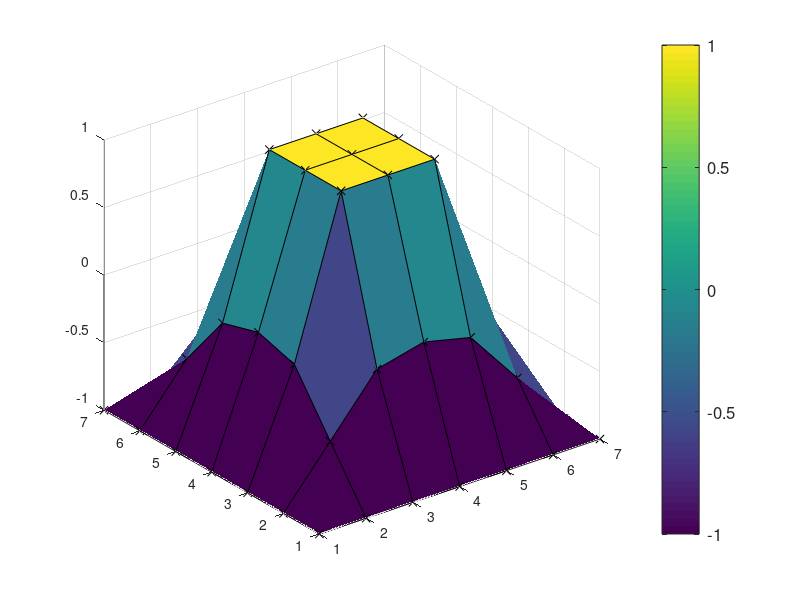

MATLAB code to generate this figure: (Note: this script raises an error after producing the figure.)
function [] = Coursework2()
clc;
close all;
format short;

a = 1;
b = 3;

N = 2;
V1 = Answer(a,b,N)
figure(1)
plot_surf(V1);
figure(2);
plot_quiver(V1);

N = 10;
V1 = Answer(a,b,N);
figure(3)
plot_surf(V1);
figure(4);
plot_quiver(V1)

function [V1] = Answer(a,b,N)
d = a/N;
matrixsize = (b/d)+1;
V_a = 1;
V_b = -1;
tolerance = 1;
V1_previous = zeros(matrixsize);
V1_previous(1,:) = V_b;
V1_previous(matrixsize,:) = V_b;
V1_previous(:,matrixsize) = V_b;
V1_previous(:,1) = V_b;
V1_previous(N+1:((2*N)+1), N+1:((2*N)+1)) = V_a;
V1_now = V1_previous;
while tolerance > 10^-8
    for i = 2:1:matrixsize-1
        for j = 2:1:matrixsize-1
            if(V1_now(i,j) ~= 1)
                V1_now(i,j) = 0.25*(V1_previous(i+1,j) + V1_previous(i-1,j) + V1_previous(i,j - 1) + V1_previous(i,j+1));
            end
        end
    end
        tolerance = max(max(abs(V1_now-V1_previous)));
        V1_previous = V1_now;
end
V1 = V1_previous;

function plot_surf(V1)
surf(V1,'FaceColor','flat','EdgeColor','k','Marker','x','MarkerEdgeColor','k')
c = colorbar('location','eastoutside','fontsize',12,'Ticks',[-1,1],'TickLabels',{'Low','High'});
c.Label.String = 'Electric Field Intensity';
colormap('jet');
xlabel('X','fontSize',12);
ylabel('Y','fontSize',12);
zlabel('Voltage/V','fontSize',12);
title('Electric Potential','fontsize',12);

function plot_quiver(V1)
[FX,FY] = gradient(-V1);
quiver(FX,FY);
xlabel('X','fontSize',12);
ylabel('Y','fontSize',12);
zlabel('Voltage/V','fontSize',12);
title('Electric Potential','fontsize',12);
grid on;
grid minor;


